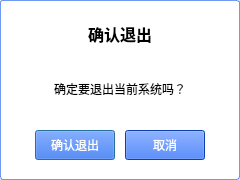
<?xml version="1.0" encoding="UTF-8"?>
<ui version="4.0">
 <class>WgtQuitWinDisplay</class>
 <widget class="QDialog" name="WgtQuitWinDisplay">
  <property name="geometry">
   <rect>
    <x>0</x>
    <y>0</y>
    <width>240</width>
    <height>180</height>
   </rect>
  </property>
  <property name="minimumSize">
   <size>
    <width>240</width>
    <height>180</height>
   </size>
  </property>
  <property name="maximumSize">
   <size>
    <width>240</width>
    <height>180</height>
   </size>
  </property>
  <property name="windowTitle">
   <string>退出</string>
  </property>
  <property name="styleSheet">
   <string notr="true">QWidget#widget{
border:1px solid rgba(19, 89, 245, 150);
border-radius:3.2px;
background-color: rgb(255, 255, 255);
}</string>
  </property>
  <layout class="QHBoxLayout" name="horizontalLayout">
   <property name="spacing">
    <number>0</number>
   </property>
   <property name="leftMargin">
    <number>0</number>
   </property>
   <property name="topMargin">
    <number>0</number>
   </property>
   <property name="rightMargin">
    <number>0</number>
   </property>
   <property name="bottomMargin">
    <number>0</number>
   </property>
   <item>
    <widget class="QWidget" name="widget" native="true">
     <layout class="QVBoxLayout" name="verticalLayout" stretch="10,10,10">
      <item>
       <widget class="QWidget" name="widget_4" native="true">
        <layout class="QHBoxLayout" name="horizontalLayout_4">
         <property name="leftMargin">
          <number>11</number>
         </property>
         <property name="topMargin">
          <number>11</number>
         </property>
         <property name="rightMargin">
          <number>11</number>
         </property>
         <property name="bottomMargin">
          <number>11</number>
         </property>
         <item>
          <widget class="QLabel" name="label">
           <property name="styleSheet">
            <string notr="true">font:bold 12pt;</string>
           </property>
           <property name="text">
            <string>确认退出</string>
           </property>
           <property name="alignment">
            <set>Qt::AlignCenter</set>
           </property>
          </widget>
         </item>
        </layout>
       </widget>
      </item>
      <item>
       <widget class="QWidget" name="widget_3" native="true">
        <layout class="QHBoxLayout" name="horizontalLayout_3">
         <property name="leftMargin">
          <number>11</number>
         </property>
         <property name="topMargin">
          <number>11</number>
         </property>
         <property name="rightMargin">
          <number>11</number>
         </property>
         <property name="bottomMargin">
          <number>11</number>
         </property>
         <item>
          <widget class="QLabel" name="label_2">
           <property name="text">
            <string>确定要退出当前系统吗？</string>
           </property>
           <property name="alignment">
            <set>Qt::AlignCenter</set>
           </property>
          </widget>
         </item>
        </layout>
       </widget>
      </item>
      <item>
       <widget class="QWidget" name="widget_2" native="true">
        <property name="styleSheet">
         <string notr="true">QPushButton{
background-color: rgb(19, 89, 245);
color: rgb(255, 255, 255);
}</string>
        </property>
        <layout class="QHBoxLayout" name="horizontalLayout_2">
         <property name="leftMargin">
          <number>11</number>
         </property>
         <property name="topMargin">
          <number>11</number>
         </property>
         <property name="rightMargin">
          <number>11</number>
         </property>
         <property name="bottomMargin">
          <number>11</number>
         </property>
         <item>
          <spacer name="horizontalSpacer">
           <property name="orientation">
            <enum>Qt::Horizontal</enum>
           </property>
           <property name="sizeType">
            <enum>QSizePolicy::Preferred</enum>
           </property>
           <property name="sizeHint" stdset="0">
            <size>
             <width>40</width>
             <height>20</height>
            </size>
           </property>
          </spacer>
         </item>
         <item>
          <widget class="QPushButton" name="btn_exit">
           <property name="minimumSize">
            <size>
             <width>0</width>
             <height>30</height>
            </size>
           </property>
           <property name="styleSheet">
            <string notr="true">background-color: rgb(18, 89, 243);</string>
           </property>
           <property name="text">
            <string>确认退出</string>
           </property>
          </widget>
         </item>
         <item>
          <spacer name="horizontalSpacer_3">
           <property name="orientation">
            <enum>Qt::Horizontal</enum>
           </property>
           <property name="sizeType">
            <enum>QSizePolicy::Preferred</enum>
           </property>
           <property name="sizeHint" stdset="0">
            <size>
             <width>30</width>
             <height>20</height>
            </size>
           </property>
          </spacer>
         </item>
         <item>
          <widget class="QPushButton" name="btn_cancel">
           <property name="minimumSize">
            <size>
             <width>0</width>
             <height>30</height>
            </size>
           </property>
           <property name="styleSheet">
            <string notr="true">background-color: rgb(18, 89, 243);</string>
           </property>
           <property name="text">
            <string>取消</string>
           </property>
          </widget>
         </item>
         <item>
          <spacer name="horizontalSpacer_2">
           <property name="orientation">
            <enum>Qt::Horizontal</enum>
           </property>
           <property name="sizeType">
            <enum>QSizePolicy::Preferred</enum>
           </property>
           <property name="sizeHint" stdset="0">
            <size>
             <width>40</width>
             <height>20</height>
            </size>
           </property>
          </spacer>
         </item>
        </layout>
       </widget>
      </item>
     </layout>
    </widget>
   </item>
  </layout>
 </widget>
 <resources/>
 <connections/>
</ui>
